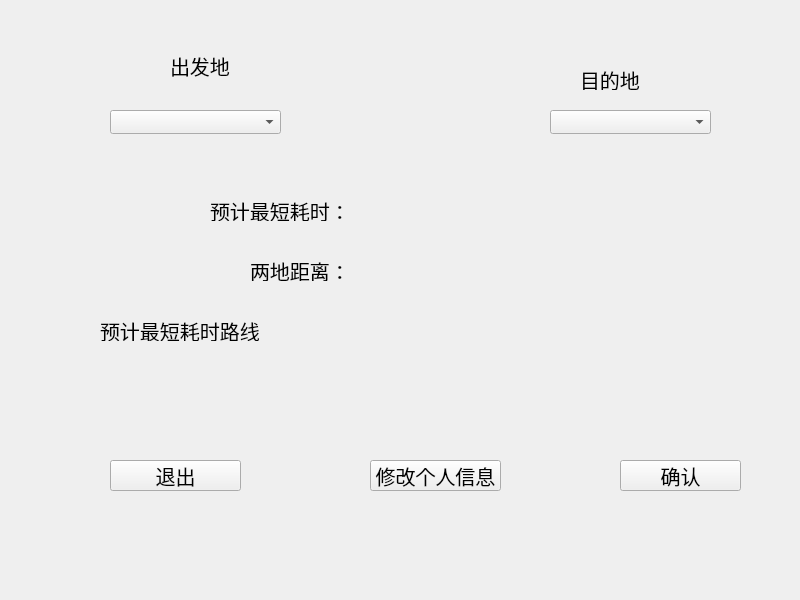
<?xml version="1.0" encoding="UTF-8"?>
<ui version="4.0">
 <class>PassengerView</class>
 <widget class="QWidget" name="PassengerView">
  <property name="geometry">
   <rect>
    <x>0</x>
    <y>0</y>
    <width>800</width>
    <height>600</height>
   </rect>
  </property>
  <property name="windowTitle">
   <string>Form</string>
  </property>
  <widget class="QPushButton" name="showMapButton">
   <property name="geometry">
    <rect>
     <x>620</x>
     <y>460</y>
     <width>121</width>
     <height>31</height>
    </rect>
   </property>
   <property name="font">
    <font>
     <pointsize>15</pointsize>
    </font>
   </property>
   <property name="text">
    <string>确认</string>
   </property>
  </widget>
  <widget class="QComboBox" name="startPoint">
   <property name="geometry">
    <rect>
     <x>110</x>
     <y>110</y>
     <width>171</width>
     <height>24</height>
    </rect>
   </property>
   <property name="font">
    <font>
     <pointsize>15</pointsize>
    </font>
   </property>
  </widget>
  <widget class="QComboBox" name="destination">
   <property name="geometry">
    <rect>
     <x>550</x>
     <y>110</y>
     <width>161</width>
     <height>24</height>
    </rect>
   </property>
   <property name="font">
    <font>
     <pointsize>15</pointsize>
    </font>
   </property>
  </widget>
  <widget class="QLabel" name="label">
   <property name="geometry">
    <rect>
     <x>170</x>
     <y>50</y>
     <width>91</width>
     <height>31</height>
    </rect>
   </property>
   <property name="font">
    <font>
     <pointsize>15</pointsize>
    </font>
   </property>
   <property name="text">
    <string>出发地</string>
   </property>
  </widget>
  <widget class="QLabel" name="label_2">
   <property name="geometry">
    <rect>
     <x>580</x>
     <y>70</y>
     <width>851</width>
     <height>20</height>
    </rect>
   </property>
   <property name="font">
    <font>
     <pointsize>15</pointsize>
    </font>
   </property>
   <property name="text">
    <string>目的地</string>
   </property>
  </widget>
  <widget class="QLabel" name="distance">
   <property name="geometry">
    <rect>
     <x>250</x>
     <y>260</y>
     <width>291</width>
     <height>21</height>
    </rect>
   </property>
   <property name="font">
    <font>
     <pointsize>15</pointsize>
    </font>
   </property>
   <property name="text">
    <string>两地距离：</string>
   </property>
  </widget>
  <widget class="QLabel" name="consumingTime">
   <property name="geometry">
    <rect>
     <x>210</x>
     <y>200</y>
     <width>361</width>
     <height>21</height>
    </rect>
   </property>
   <property name="font">
    <font>
     <pointsize>15</pointsize>
    </font>
   </property>
   <property name="text">
    <string>预计最短耗时：</string>
   </property>
  </widget>
  <widget class="QLabel" name="line">
   <property name="geometry">
    <rect>
     <x>100</x>
     <y>320</y>
     <width>781</width>
     <height>21</height>
    </rect>
   </property>
   <property name="font">
    <font>
     <pointsize>15</pointsize>
    </font>
   </property>
   <property name="text">
    <string>预计最短耗时路线</string>
   </property>
  </widget>
  <widget class="QWidget" name="widget" native="true">
   <property name="geometry">
    <rect>
     <x>0</x>
     <y>0</y>
     <width>800</width>
     <height>600</height>
    </rect>
   </property>
   <property name="styleSheet">
    <string notr="true">border-image: url(:/msgbox/backg.jpg);</string>
   </property>
  </widget>
  <widget class="QPushButton" name="changeMessageButton_2">
   <property name="geometry">
    <rect>
     <x>110</x>
     <y>460</y>
     <width>131</width>
     <height>31</height>
    </rect>
   </property>
   <property name="font">
    <font>
     <pointsize>15</pointsize>
    </font>
   </property>
   <property name="text">
    <string>退出</string>
   </property>
  </widget>
  <widget class="QPushButton" name="changeMessageButton">
   <property name="geometry">
    <rect>
     <x>370</x>
     <y>460</y>
     <width>131</width>
     <height>31</height>
    </rect>
   </property>
   <property name="font">
    <font>
     <pointsize>15</pointsize>
    </font>
   </property>
   <property name="text">
    <string>修改个人信息</string>
   </property>
  </widget>
  <zorder>widget</zorder>
  <zorder>showMapButton</zorder>
  <zorder>startPoint</zorder>
  <zorder>destination</zorder>
  <zorder>label</zorder>
  <zorder>label_2</zorder>
  <zorder>distance</zorder>
  <zorder>consumingTime</zorder>
  <zorder>line</zorder>
  <zorder>changeMessageButton_2</zorder>
  <zorder>changeMessageButton</zorder>
 </widget>
 <resources/>
 <connections/>
</ui>
